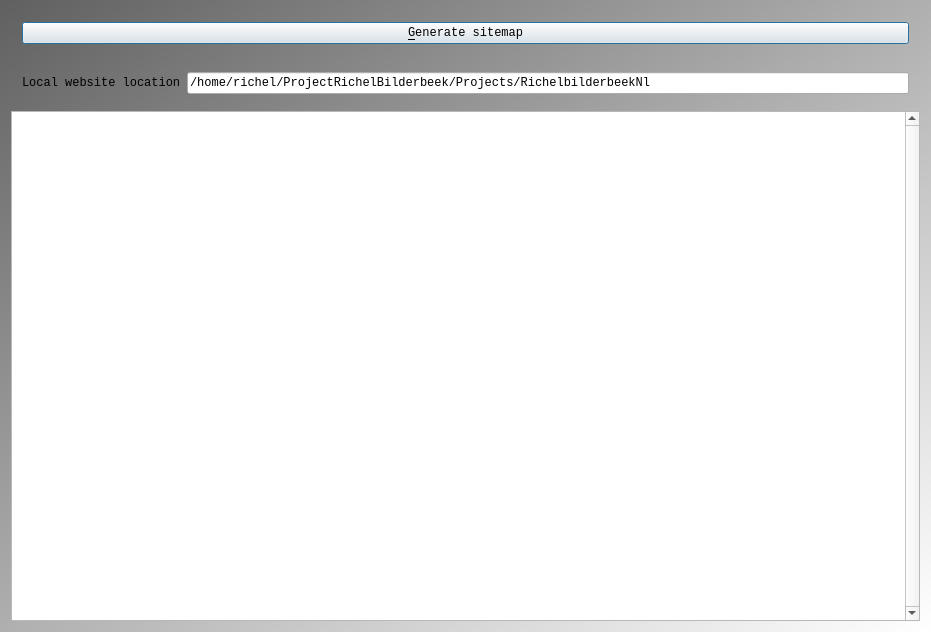
<?xml version="1.0" encoding="UTF-8"?>
<ui version="4.0">
 <class>QtSitemapGeneratorMainDialog</class>
 <widget class="QDialog" name="QtSitemapGeneratorMainDialog">
  <property name="geometry">
   <rect>
    <x>0</x>
    <y>0</y>
    <width>931</width>
    <height>632</height>
   </rect>
  </property>
  <property name="font">
   <font>
    <family>Courier New</family>
   </font>
  </property>
  <property name="windowTitle">
   <string>RichelbilderbeekNlSitemapGenerator</string>
  </property>
  <property name="windowIcon">
   <iconset resource="ToolRichelbilderbeekNlSitemapGenerator.qrc">
    <normaloff>:/images/PicSitemap14x14.png</normaloff>:/images/PicSitemap14x14.png</iconset>
  </property>
  <property name="styleSheet">
   <string notr="true">QDialog { 
background-color: qlineargradient(x1: 0, y1: 0, x2: 1, y2: 1, stop: 0  #606060, stop: 1 #ffffff);
}

QLabel { font: 16px, &quot;Courier&quot; }
QPushButton { font: 16px, &quot;Courier&quot; }
QLineEdit { font: 16px, &quot;Courier&quot; }
</string>
  </property>
  <layout class="QVBoxLayout" name="verticalLayout">
   <item>
    <widget class="QWidget" name="widget_2" native="true">
     <layout class="QHBoxLayout" name="horizontalLayout_2">
      <item>
       <widget class="QPushButton" name="button_start">
        <property name="text">
         <string>&amp;Generate sitemap</string>
        </property>
       </widget>
      </item>
     </layout>
    </widget>
   </item>
   <item>
    <widget class="QWidget" name="widget" native="true">
     <layout class="QHBoxLayout" name="horizontalLayout">
      <item>
       <widget class="QLabel" name="label_website_location">
        <property name="text">
         <string>Local website location</string>
        </property>
       </widget>
      </item>
      <item>
       <widget class="QLineEdit" name="edit_website">
        <property name="text">
         <string>/home/richel/ProjectRichelBilderbeek/Projects/RichelbilderbeekNl</string>
        </property>
       </widget>
      </item>
     </layout>
    </widget>
   </item>
   <item>
    <widget class="QPlainTextEdit" name="text_output">
     <property name="verticalScrollBarPolicy">
      <enum>Qt::ScrollBarAlwaysOn</enum>
     </property>
     <property name="readOnly">
      <bool>true</bool>
     </property>
    </widget>
   </item>
  </layout>
 </widget>
 <layoutdefault spacing="6" margin="11"/>
 <resources>
  <include location="ToolRichelbilderbeekNlSitemapGenerator.qrc"/>
 </resources>
 <connections/>
</ui>
